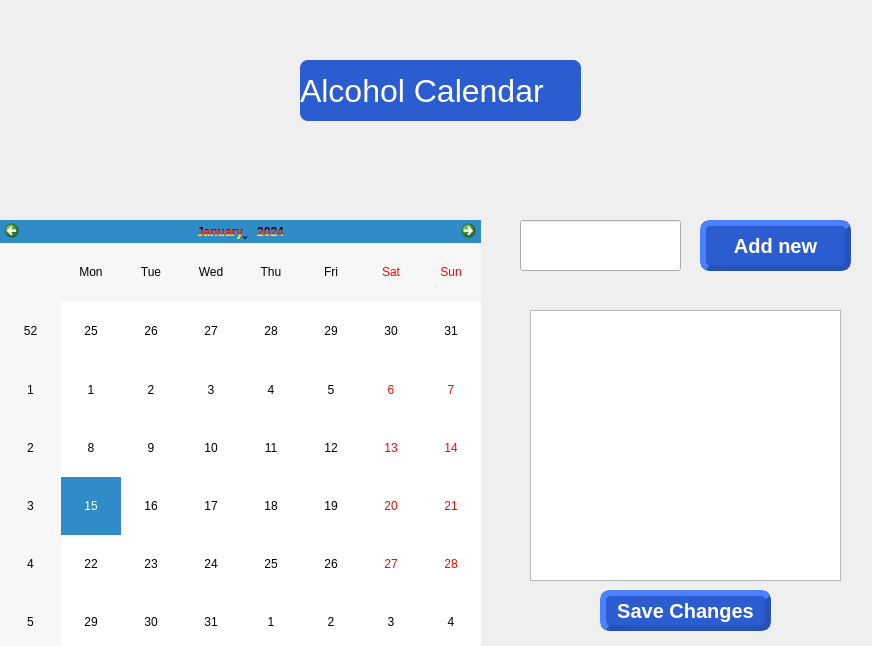
<?xml version="1.0" encoding="UTF-8"?>
<ui version="4.0">
 <class>ss</class>
 <widget class="QWidget" name="Календарь алкаша">
  <property name="geometry">
   <rect>
    <x>0</x>
    <y>0</y>
    <width>872</width>
    <height>646</height>
   </rect>
  </property>
  <property name="windowTitle">
   <string>Form</string>
  </property>
  <widget class="QCalendarWidget" name="calendarWidget0">
   <property name="geometry">
    <rect>
     <x>0</x>
     <y>220</y>
     <width>481</width>
     <height>431</height>
    </rect>
   </property>
   <property name="styleSheet">
    <string notr="true">color: qlineargradient(spread:pad, x1:0, y1:0, x2:0, y2:1, stop:0 rgba(0, 0, 0, 255), stop:0.33 rgba(0, 0, 0, 255), stop:0.34 rgba(255, 30, 30, 255), stop:0.66 rgba(255, 0, 0, 255), stop:0.67 rgba(255, 255, 0, 255), stop:1 rgba(255, 255, 0, 255));
font: 75 italic 12pt &quot;Times New Roman&quot;;</string>
   </property>
  </widget>
  <widget class="QLabel" name="label">
   <property name="geometry">
    <rect>
     <x>300</x>
     <y>60</y>
     <width>281</width>
     <height>61</height>
    </rect>
   </property>
   <property name="styleSheet">
    <string notr="true">font: 75 26pt &quot;MS Shell Dlg 2&quot;;
font-size:24pt;
background: #2B5DD1;
color:white;
border-radius:8px;
</string>
   </property>
   <property name="text">
    <string>Alcohol Calendar</string>
   </property>
  </widget>
  <widget class="QPushButton" name="pushButton">
   <property name="geometry">
    <rect>
     <x>700</x>
     <y>220</y>
     <width>151</width>
     <height>51</height>
    </rect>
   </property>
   <property name="styleSheet">
    <string notr="true">QPushButton {
    background-color: #2B5DD1;
    color: #FFFFFF;
    border-style: outset;
    padding: 2px;
    font: bold 20px;
    border-width: 6px;
    border-radius: 10px;
    border-color: #2752B8;
}
QPushButton:hover {
    background-color: #A52A2A;
}</string>
   </property>
   <property name="text">
    <string>Add new</string>
   </property>
  </widget>
  <widget class="QPushButton" name="pushButton_2">
   <property name="geometry">
    <rect>
     <x>600</x>
     <y>590</y>
     <width>171</width>
     <height>41</height>
    </rect>
   </property>
   <property name="styleSheet">
    <string notr="true">QPushButton {
    background-color: #2B5DD1;
    color: #FFFFFF;
    border-style: outset;
    padding: 2px;
    font: bold 20px;
    border-width: 6px;
    border-radius: 10px;
    border-color: #2752B8;
}
QPushButton:hover {
    background-color: #A52A2A;
}</string>
   </property>
   <property name="text">
    <string>Save Changes</string>
   </property>
  </widget>
  <widget class="QLineEdit" name="lineEdit">
   <property name="geometry">
    <rect>
     <x>520</x>
     <y>220</y>
     <width>161</width>
     <height>51</height>
    </rect>
   </property>
  </widget>
  <widget class="QListWidget" name="listWidget">
   <property name="geometry">
    <rect>
     <x>530</x>
     <y>310</y>
     <width>311</width>
     <height>271</height>
    </rect>
   </property>
  </widget>
  <widget class="QLabel" name="label_2">
   <property name="geometry">
    <rect>
     <x>-30</x>
     <y>-180</y>
     <width>901</width>
     <height>1161</height>
    </rect>
   </property>
   <property name="styleSheet">
    <string notr="true">image: url(:/photo/263911482-3704567795.jpg);</string>
   </property>
   <property name="text">
    <string/>
   </property>
   <property name="scaledContents">
    <bool>true</bool>
   </property>
  </widget>
  <zorder>label_2</zorder>
  <zorder>calendarWidget0</zorder>
  <zorder>label</zorder>
  <zorder>pushButton</zorder>
  <zorder>pushButton_2</zorder>
  <zorder>lineEdit</zorder>
  <zorder>listWidget</zorder>
 </widget>
 <resources>
  <include location="bb/sasadasda.qrc"/>
 </resources>
 <connections/>
</ui>
